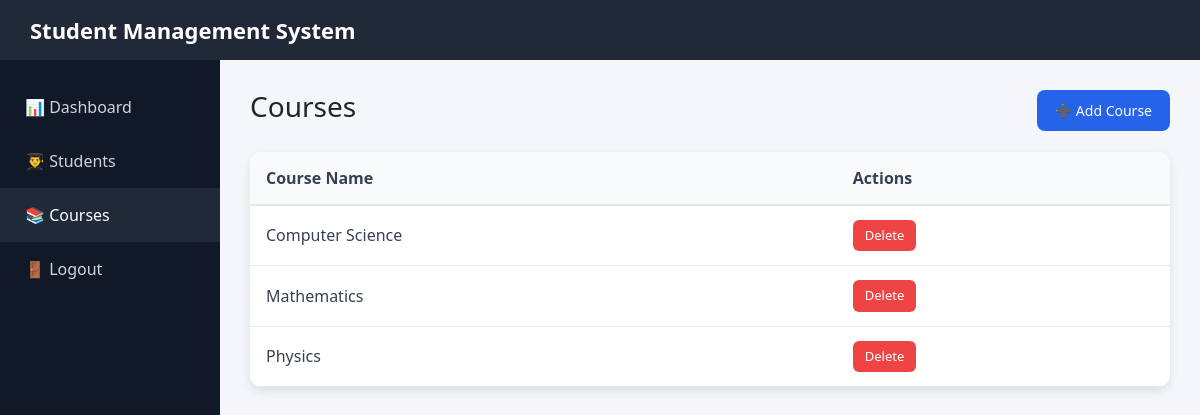
/courses/ (signed in), run on the app's committed database.
### students/models.py (models this page shows, shortened)
class Course(models.Model):
    name = models.CharField(max_length=200, unique=True)
    created_at = models.DateTimeField(auto_now_add=True)
    updated_at = models.DateTimeField(auto_now=True)
    class Meta:
        ordering = ['name']

### students/views.py (the view)
# urls.py: path('courses/', views.courses_list, name='courses_list'),
@login_required
def courses_list(request):
    courses = Course.objects.annotate(student_count=Count('students')).all()
    context = {
        'courses': courses
    }
    return render(request, 'courses.html', context)

### studentmgt/templates/courses.html (shortened to what this page needs)
<!DOCTYPE html>
<html lang="en">
<head>
<link href="https://cdn.jsdelivr.net/npm/bootstrap@5.3.3/dist/css/bootstrap.min.css" rel="stylesheet">
<link href="https://cdn.jsdelivr.net/npm/bootstrap-icons@1.10.5/font/bootstrap-icons.css" rel="stylesheet">
</head>
<body>
<div class="navbar">Student Management System</div>
<div class="wrapper">
    <div class="sidebar">
        <a href="{% url 'dashboard' %}">📊 Dashboard</a>
        <a href="{% url 'students_list' %}">👨‍🎓 Students</a>
        <a href="{% url 'courses_list' %}" class="active">📚 Courses</a>
        <a href="{% url 'logout' %}">🚪 Logout</a>
    </div>
    <div class="main">
        <div class="header-row">
            <h1>Courses</h1>
            <button id="add-course-btn" class="add-btn">➕ Add Course</button>
        </div>
        <div class="table-container">
            <table>
                <thead>
                    <tr>
                        <th>Course Name</th>
                        <th>Actions</th>
                    </tr>
                </thead>
                <tbody id="courses-tbody">
                    {% for course in courses %}
                    <tr data-id="{{ course.id }}">
                        <td>{{ course.name }}</td>
                        <td>
                            <button class="action-btn delete-btn delete" data-id="{{ course.id }}">Delete</button>
                        </td>
                    </tr>
                    {% empty %}
                    <tr>
                        <td colspan="2" style="text-align:center;">No courses found. Add a course using the button above.</td>
                    </tr>
                    {% endfor %}
                </tbody>
            </table>
        </div>
    </div>
</div>
</body>
</html>

### studentmgt/templates/courses.html (style rules this page uses)
* { margin:0;padding:0;box-sizing:border-box;font-family:"Segoe UI",Arial,sans-serif }
body { background:#f4f6f9 }
.navbar { height:60px;background:#1f2937;color:white;display:flex;align-items:center;padding:0 30px;font-size:22px;font-weight:600 }
.wrapper { display:flex;height:calc(100vh - 60px) }
.sidebar { width:220px;background:#111827;padding-top:20px }
.sidebar a { display:block;padding:15px 25px;color:#d1d5db;text-decoration:none;font-size:16px }
.sidebar a:hover,.sidebar a.active { background:#1f2937;color:white }
.main { flex:1;padding:30px }
.header-row { display:flex;justify-content:space-between;align-items:center;margin-bottom:20px }
.header-row h1 { font-size:28px }
.add-btn { padding:10px 18px;background:#2563eb;color:white;border:none;border-radius:8px;cursor:pointer;font-size:14px }
.table-container { background:white;border-radius:12px;box-shadow:0 4px 10px rgba(0,0,0,0.1);overflow-x:auto }
table { width:100%;border-collapse:collapse }
th,td { padding:14px 16px;text-align:left }
th { background:#f9fafb;color:#374151;font-weight:600;border-bottom:2px solid #e5e7eb }
td { border-bottom:1px solid #e5e7eb;color:#374151 }
.action-btn { padding:6px 12px;border:none;border-radius:6px;cursor:pointer;font-size:13px }
.delete { background:#ef4444;color:white }

### data on the page
Course: name "Computer Science"
Course: name "Mathematics"
Course: name "Physics"
